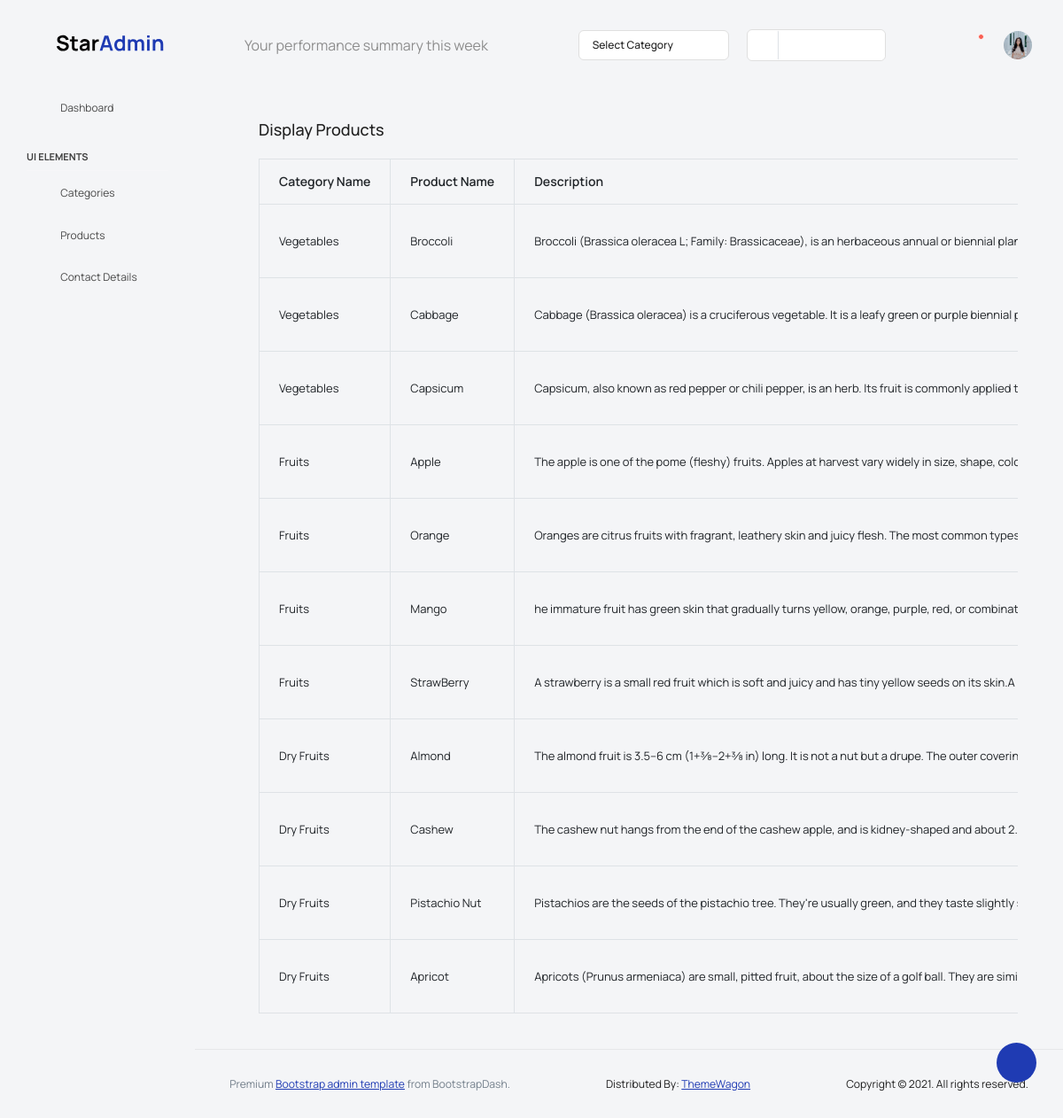
The page /Backend/display_pro/ on the database its author committed.
### Backend/models.py (models this page shows)
class Productdb(models.Model):
    cname=models.CharField(max_length=100,null=True,blank=True)
    pname=models.CharField(max_length=100,null=True,blank=True)
    desc=models.TextField(max_length=100,null=True,blank=True)
    price=models.CharField(max_length=100,null=True,blank=True)
    pimage=models.ImageField(upload_to="Product Images", null=True,blank=True)

### Backend/views.py (the view)
# urls.py: path('display_pro/', views.display_pro, name="display_pro"),
def display_pro(request):
    data=Productdb.objects.all()
    return render(request,"display_pro.html",{'data':data})

### Backend/Templates/display_pro.html (shortened to what this page needs)
<!DOCTYPE html>
{% extends 'index.html' %}
{% block content %}
<html lang="en">
<head>
</head>
<body>
<div class="card-body">
                  <h4 class="card-title">Display Products</h4>
                  <div class="table-responsive pt-3">
                    <table class="table table-bordered">
                      <thead>
                        <tr>
                             <th>
                          Category Name
                          </th>
                          <th>
                          Product Name
                          </th>
                          <th>
                           Description
                          </th>
                        </tr>
                      </thead>
                      <tbody>
                     {% for i in data %}
                      <tr>
                          <td>{{i.cname}}</td>
                          <td>{{i.pname}}</td>
                          <td>{{i.desc}}</td>
                      </tr>
                      {% endfor %}
                      </tbody>
                    </table>
                  </div>
                </div>
</body>
</html>
{% endblock %}

### rows shown on the page
Productdb: cname "Vegetables", pname "Broccoli", desc "Broccoli (Brassica oleracea L; Family: Brassicaceae), is an herbaceous annual or biennial…"
Productdb: cname "Vegetables", pname "Cabbage", desc "Cabbage (Brassica oleracea) is a cruciferous vegetable. It is a leafy green or purple biennial…"
Productdb: cname "Vegetables", pname "Capsicum", desc "Capsicum, also known as red pepper or chili pepper, is an herb. Its fruit is commonly applied…"
Productdb: cname "Fruits", pname "Apple", desc "The apple is one of the pome (fleshy) fruits. Apples at harvest vary widely in size, shape,…"
Productdb: cname "Fruits", pname "Orange", desc "Oranges are citrus fruits with fragrant, leathery skin and juicy flesh. The most common…"
Productdb: cname "Fruits", pname "Mango", desc "he immature fruit has green skin that gradually turns yellow, orange, purple, red, or…"
Productdb: cname "Fruits", pname "StrawBerry", desc "A strawberry is a small red fruit which is soft and juicy and has tiny yellow seeds on its skin.A…"
Productdb: cname "Dry Fruits", pname "Almond", desc "The almond fruit is 3.5–6 cm (1+3⁄8–2+3⁄8 in) long. It is not a nut but a drupe. The outer…"
Productdb: cname "Dry Fruits", pname "Cashew", desc "The cashew nut hangs from the end of the cashew apple, and is kidney-shaped and about…"
Productdb: cname "Dry Fruits", pname "Pistachio Nut", desc "Pistachios are the seeds of the pistachio tree. They're usually green, and they taste slightly…"
Productdb: cname "Dry Fruits", pname "Apricot", desc "Apricots (Prunus armeniaca) are small, pitted fruit, about the size of a golf ball. They are…"
